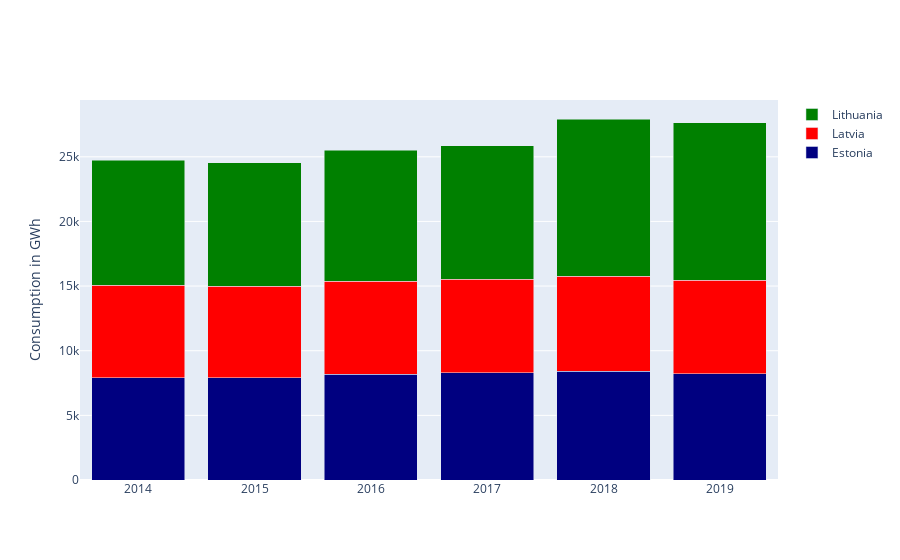

Notebook code cell kept with this figure:
### Code cell
fig = go.Figure(data=[
    go.Bar(name='Estonia', x=years, y=((CYsum["EE"].values)/1000).round(0).astype(int),
    marker_color='navy'),
    go.Bar(name='Latvia', x=years, y=((CYsum["LV"].values)/1000).round(0).astype(int),
          marker_color='red'),
    go.Bar(name='Lithuania', x=years, y=((CYsum["LT"].values)/1000).round(0).astype(int),
          marker_color='green'),

])

fig.update_layout(barmode='stack',
                 yaxis=dict(
        title='Consumption in GWh'))
fig.show()

### Figure 1 — Plotly figure (JSON) as saved in the notebook; plotly's stock layout.template omitted (floating-point values rounded to 4 significant figures)
{"data": [{"marker": {"color": "navy"}, "name": "Estonia", "type": "bar", "x": [2014, 2015, 2016, 2017, 2018, 2019], "y": [7890, 7928, 8178, 8298, 8428, 8231]}, {"marker": {"color": "red"}, "name": "Latvia", "type": "bar", "x": [2014, 2015, 2016, 2017, 2018, 2019], "y": [7173, 7069, 7207, 7220, 7345, 7226]}, {"marker": {"color": "green"}, "name": "Lithuania", "type": "bar", "x": [2014, 2015, 2016, 2017, 2018, 2019], "y": [9652, 9561, 10133, 10352, 12150, 12174]}], "layout": {"barmode": "stack", "yaxis": {"title": {"text": "Consumption in GWh"}}}}
